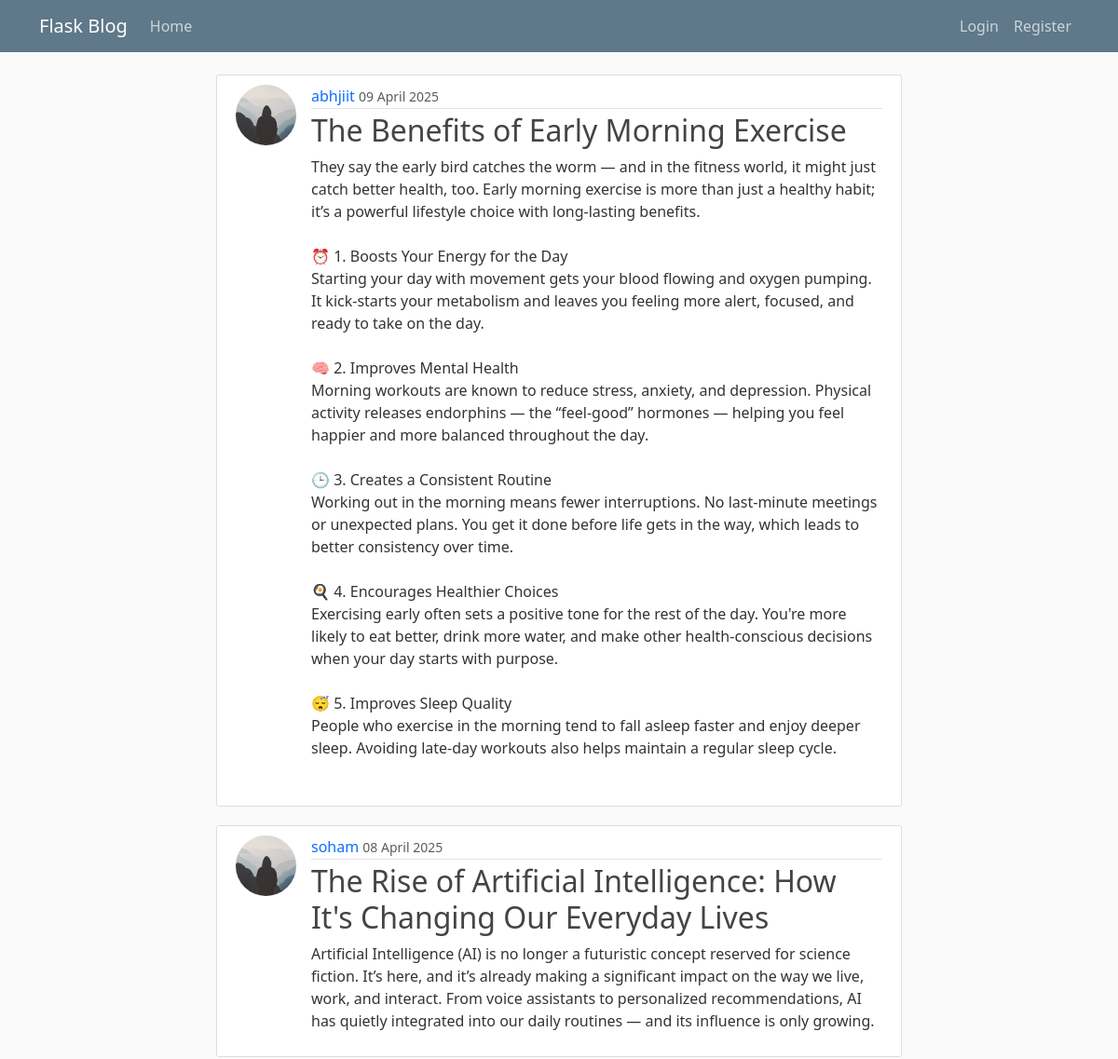
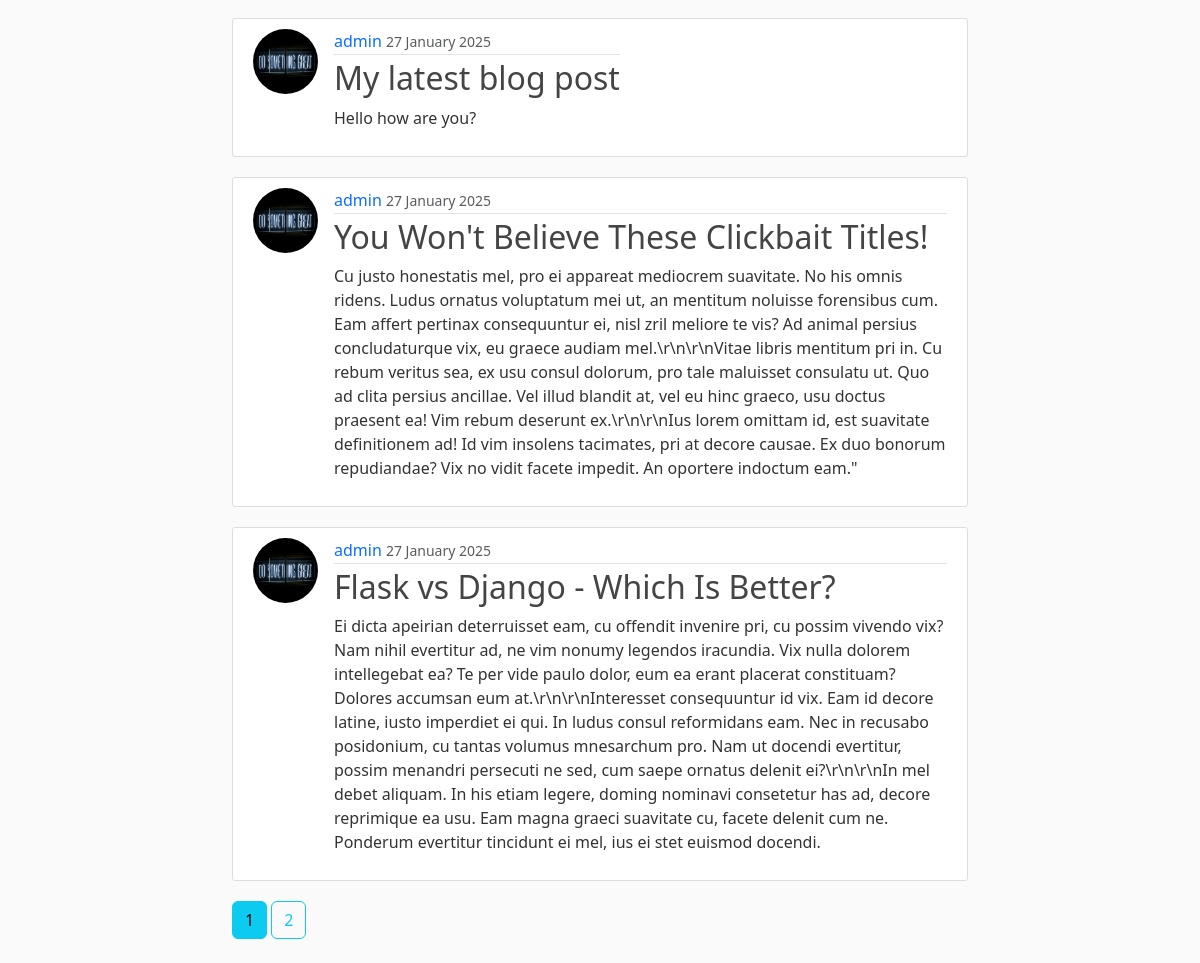
Page /home on the earlier database version (2 pictures, top to bottom).
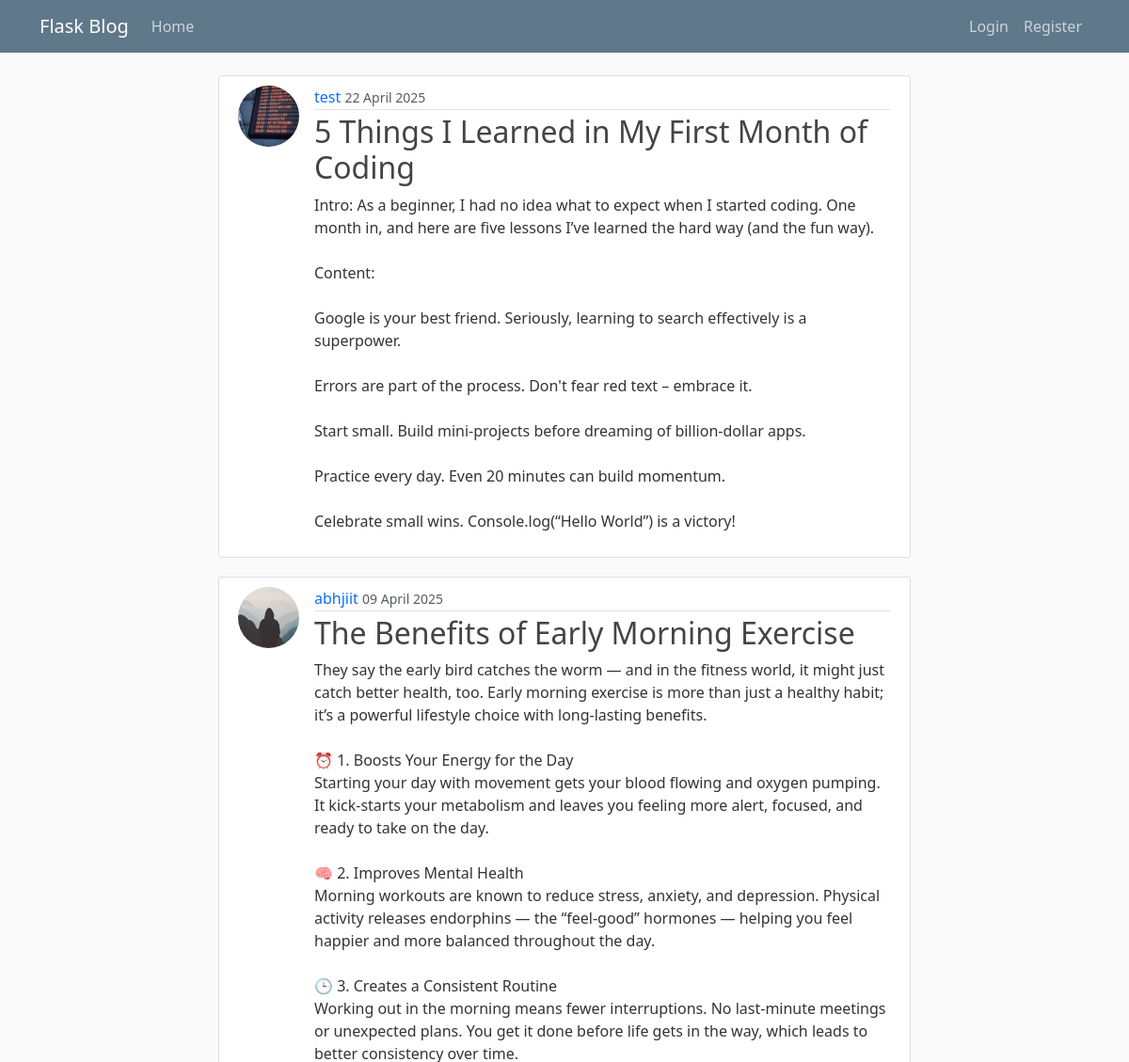
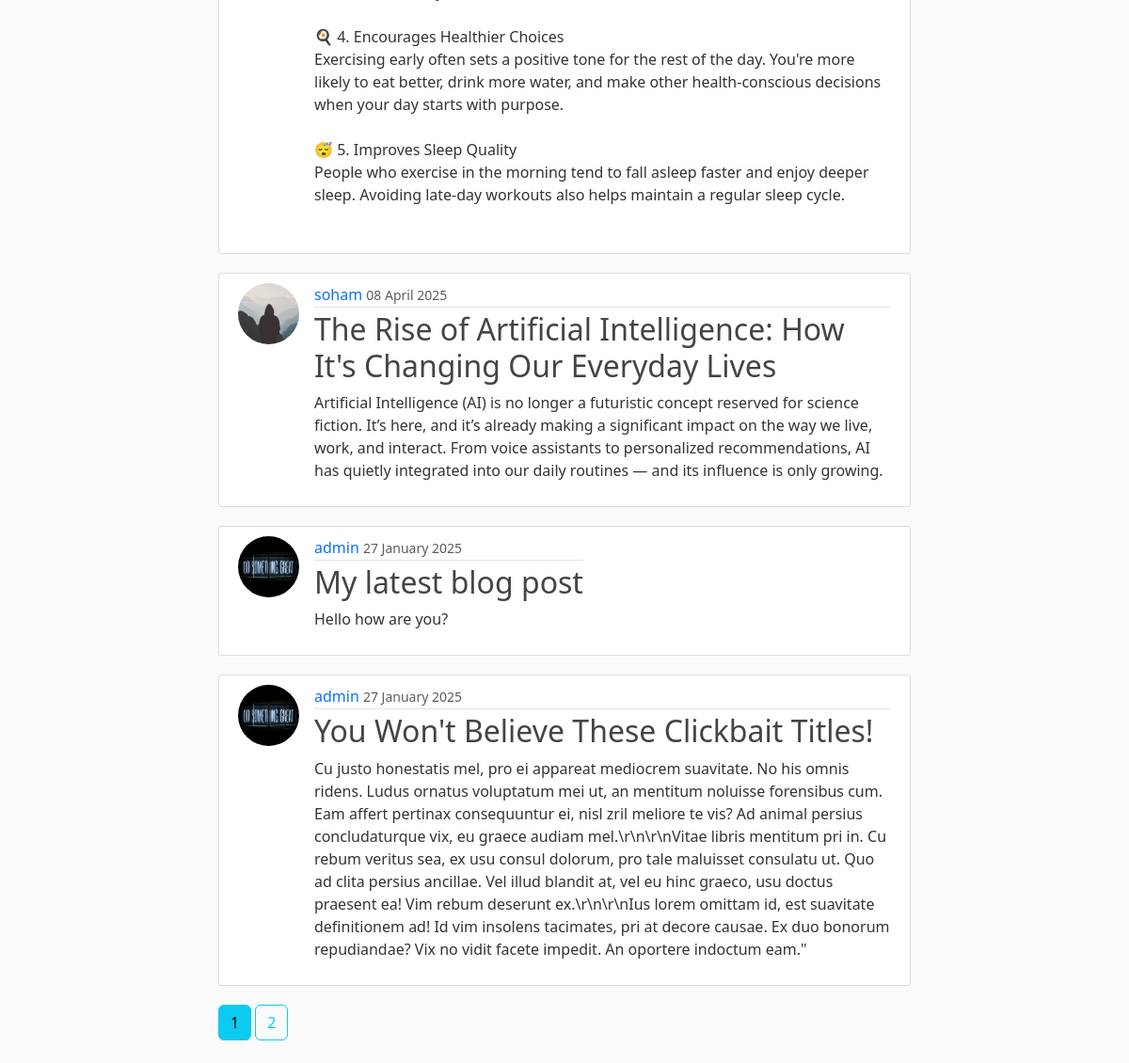
Same page on the later database version (2 pictures, top to bottom).
### flaskblog/models.py (models this page shows, shortened)
class Post(db.Model):
    id = db.Column(db.Integer, primary_key=True)
    title = db.Column(db.String(100), nullable=False)
    date = db.Column(db.DateTime, nullable=False, default=datetime.utcnow)
    content = db.Column(db.Text, nullable=False)
    user_id = db.Column(db.Integer, db.ForeignKey('user.id'), nullable=False)
    likes = db.relationship('Like', backref='post', lazy=True)

class User(db.Model, UserMixin):
    id = db.Column(db.Integer, primary_key=True)
    username = db.Column(db.String(20), unique=True, nullable=False)
    email = db.Column(db.String(120), unique=True, nullable=False)
    image_file = db.Column(db.String(20), nullable=False, default="default.jpg")
    password = db.Column(db.String(60), nullable=False)
    posts = db.relationship("Post", backref="author", lazy=True)

### flaskblog/main/routes.py (the view)
@main.route("/")
@main.route("/home")
def home():
    page = request.args.get('page', 1, type=int)
    posts = Post.query.order_by(Post.date.desc()).paginate(page=page, per_page=5)
    return render_template("home.html", posts=posts)

### flaskblog/templates/home.html
{% extends "layout.html" %}
{% block content %}
    {% for post in posts.items %}
        <article class="media content-section">
            <div class="media d-flex">
                <img class="rounded-circle article-img" src="{{ url_for('static', filename='profile_pics/' + post.author.image_file) }}" alt="">
                <div class="media-body">
                <div class="article-metadata">
                    <a class="mr-2" href="{{url_for('users.user_posts', username=post.author.username)}}">{{ post.author.username }}</a>
                    <small class="text-muted">{{ post.date.strftime("%d %B %Y") }}</small>
                </div>
                <h2><a class="article-title" href="{{ url_for('posts.post', post_id=post.id) }}">{{ post.title }}</a></h2>
                <p class="article-content">{{ post.content }}</p>
                </div>
            </div>
        </article>
    {% endfor %}
    {% for page_num in posts.iter_pages(left_edge=1, right_edge=1, left_current=1, right_current=2) %}
        {% if page_num %}
            {% if posts.page == page_num %}
                <a class="btn btn-info mb-4" href="{{ url_for('main.home', page=page_num) }}"> {{ page_num }} </a>
            {% else %}
                <a class="btn btn-outline-info mb-4" href="{{ url_for('main.home', page=page_num) }}"> {{ page_num }} </a>
            {% endif %}
        {% else %}
            ...
        {% endif %}
    {% endfor %}
{% endblock content %}

### flaskblog/templates/layout.html (shortened to what this page needs)
<!DOCTYPE html>
<html lang="en">
    <head>
        <link
            href="https://cdn.jsdelivr.net/npm/bootstrap@5.3.3/dist/css/bootstrap.min.css"
            rel="stylesheet"
        />
        <link
            rel="stylesheet"
            href="{{url_for('static', filename='main.css')}}"
        />
    </head>
    <body>
        <header class="site-header">
            <nav class="navbar navbar-expand-md navbar-dark bg-steel fixed-top">
                <div class="container">
                    <a class="navbar-brand mr-4" href="/">Flask Blog</a>
                    <div class="collapse navbar-collapse" id="navbarToggle">
                        <div class="navbar-nav mr-auto">
                            <a
                                class="nav-item nav-link"
                                href="{{ url_for('main.home') }}"
                                >Home</a
                            >
                        </div>
                        <div class="navbar-nav ms-auto">
                            {% if current_user.is_authenticated %}
                            <a
                                class="nav-item nav-link"
                                href="{{ url_for('posts.new_post') }}"
                                >New Post</a
                            >
                            <a
                                class="nav-item nav-link"
                                href="{{ url_for('users.account') }}"
                                >Account</a
                            >
                            <a
                                class="nav-item nav-link"
                                href="{{ url_for('users.logout') }}"
                                >Logout</a
                            >
                            {% else %}
                            <a
                                class="nav-item nav-link"
                                href="{{ url_for('users.login') }}"
                                >Login</a
                            >
                            <a
                                class="nav-item nav-link"
                                href="{{ url_for('users.register') }}"
                                >Register</a
                            >
                            {% endif %}
                        </div>
                    </div>
                </div>
            </nav>
        </header>
        <main role="main" class="container">
            <div class="row justify-content-center">
                <div class="col-md-8">
                     {% block content %}{%
                    endblock content %}
                </div>
            </div>
        </main>
    </body>
</html>

### flaskblog/static/main.css (style rules this page uses)
body { background: #fafafa; color: #333333; margin-top: 5rem; }
h1, h2, h3, h4, h5, h6 { color: #444444; }
a { text-decoration: none; }
.bg-steel { background-color: #5f788a; }
.site-header .navbar-nav .nav-link { color: #cbd5db; }
.content-section { background: #ffffff; padding: 10px 20px; border: 1px solid #dddddd; border-radius: 3px; margin-bottom: 20px; }
.article-title { color: #444444; }
.article-content { white-space: pre-line; }
.article-img { height: 65px; width: 65px; margin-right: 16px; }
.article-metadata { padding-bottom: 1px; margin-bottom: 4px; border-bottom: 1px solid #e3e3e3 }

Differences in the rows shown:
no longer on this page (row unchanged): Post: image_file (picture), author.username "admin", date "27 January 2025", title "Flask vs Django - Which Is Better?", content "Ei dicta apeirian deterruisset eam, cu offendit invenire pri, cu possim vivendo vix? Nam nihil evertitur ad, ne vim nonumy legendos iracundia. Vix nulla dolorem intellegebat ea? Te per vide paulo dolor, eum ea erant placerat constituam? Dolores accumsan eum at.\\r\\n\\r\\nInteresset consequuntur id vix. Eam id decore latine, iusto imperdiet ei qui. In ludus consul reformidans eam. Nec in recusabo posidonium, cu tantas volumus mnesarchum pro. Nam ut docendi evertitur, possim menandri persecuti ne sed, cum saepe ornatus delenit ei?\\r\\n\\r\\nIn mel debet aliquam. In his etiam legere, doming nominavi consetetur has ad, decore reprimique ea usu. Eam magna graeci suavitate cu, facete delenit cum ne.…"
added Post: image_file (picture), author.username "test", date "22 April 2025", title "5 Things I Learned in My First Month of Coding", content "Intro: As a beginner, I had no idea what to expect when I started coding. One month in, and here are five lessons I’ve learned the hard way (and the fun way). Content: Google is your best friend. Seriously, learning to search effectively is a superpower. Errors are part of the process. Don't fear red text – embrace it. Start small. Build mini-projects before dreaming of billion-dollar apps. Practice every day. Even 20 minutes can build momentum. Celebrate small wins. Console.log(“Hello World”) is a victory!"
